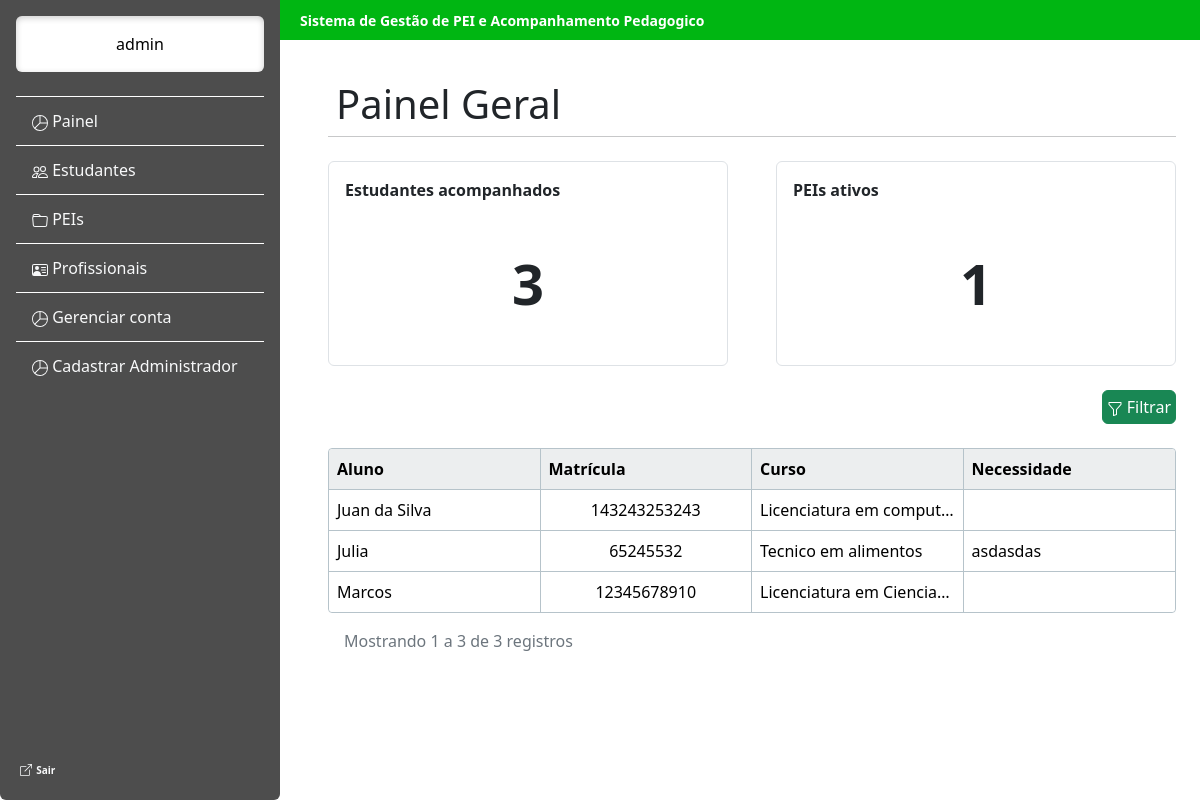
Screenshot of /estudante/painel_administrador/ (signed in) with the database file from the repository.
### estudante/models.py (models this page shows, shortened)
class Usuario(AbstractUser):
    cpf = models.CharField(max_length=255, unique=True)

class Estudante(models.Model):
    cpf = models.CharField(max_length=255, unique=True)
    matricula = models.CharField(max_length=255, primary_key=True)
    nome = models.CharField(max_length=255)
    data_de_nascimento = models.DateField()
    curso = models.CharField(max_length=255)
    periodo = models.IntegerField()
    turma = models.CharField(max_length=255)
    ingresso = models.DateField()
    nota = models.FloatField()
    telefone = models.CharField(max_length=255)
    email = models.EmailField(unique=True)
    pai = models.CharField(max_length=255)
    mae = models.CharField(max_length=255)
    telefone_responsavel = models.CharField(max_length=255)
    email_responsavel = models.CharField(max_length=255)

class Diagnostico(models.Model):
    laudo = models.CharField(max_length=255)
    texto = models.TextField()
    ano_diagnostico = models.IntegerField()
    atendimento_fora_da_escola = models.CharField()
    texto_atendimento = models.TextField()
    estudante = models.OneToOneField(Estudante,on_delete=models.CASCADE)

### estudante/views.py (the view)
# urls.py: path("painel_administrador/", views.painel_administrador, name="painel_administrador"),
@login_required(login_url="login1")
def painel_administrador(request):
    if request.method == "GET":
        estudantes = Estudante.objects.all().order_by("nome")
        paginas = Paginator(estudantes, 9)  # isso aqui faz a divisão da quantidade de estudantes em tabelas de 9 em 9, ou menos
        pagina = request.GET.get("page")  # isso aqui é para saber qual paginas entre, as divisões feitas, foi pedida pelo user
        estudantes = paginas.get_page(pagina)  # coloca os estudantes divididos na variavel estudante
        return render(request, "painel_administrador.html", {
            "total_estudantes": Estudante.objects.count(),
            "total_peis": PEI.objects.count(),
            "estudantes": estudantes})

### estudante/templates/painel_administrador.html (shortened to what this page needs)
<!doctype html>
<html lang="pt-BR">
<head>
    <link href="https://cdn.jsdelivr.net/npm/bootstrap@5.3.8/dist/css/bootstrap.min.css" rel="stylesheet">
</head>
<body class="d-flex">
    {% include 'barra_lateral.html' %}
    <main class="flex-grow-1 p-5">
        <div class="topbar fw-bold" style=" background-color: #00B612; color: #ffffff; font-size: 14px;">
            Sistema de Gestão de PEI e Acompanhamento Pedagogico
        </div>
        <br>
       <div class="display-6 p-2">
            Painel Geral
        </div>
        <hr class="w-100  m-0 p-0 border-dark">
        <br>
        <div class="d-flex flex-nowrap justify-content-center gap-5">
            <div class=" border rounded" style="width: 400px;">
                <div class="fw-bold pt-3 pe-0 pb-0 ps-3">
                    Estudantes acompanhados
                </div>
                <div class="display-4 d-flex fw-bold justify-content-center p-5">
                    {{ total_estudantes }}
                </div>
            </div>
            <div class=" border rounded" style="width: 400px;">
                <div class="fw-bold pt-3 pe-0 pb-0 ps-3">
                    PEIs ativos
                </div>
                <div class="display-4 d-flex fw-bold justify-content-center p-5">
                    {{ total_peis }}
                </div>
            </div>
        </div>
        <br>
        <div class="d-flex justify-content-end">
            <a class="btn btn-success p-1" href="{% url 'estudante_cadastrado' %}">
                Filtrar
            </a>
        </div>
        <br>
        <table class="table w-100 mb-0 tabela-customizada">
            <thead>
                <tr>
                    <th class="p-2">Aluno</th>
                    <th class="p-2">Matrícula</th>
                    <th class="p-2">Curso</th>
                    <th class="p-2">Necessidade</th>
                </tr>
            </thead>
            <tbody>
                {% for estudante in estudantes %}
                <tr>
                    <td class="p-2">{{ estudante.nome }}</td>
                    <td class="text-center p-2">{{ estudante.matricula }}</td>
                    <td class="p-2">{{ estudante.curso }}</td>
                    <td class="p-2">{{ estudante.diagnostico.texto}}</td>
                </tr>
                {% empty %}
                    <tr>
                        <td>
                            Nenhum estudante encontrado
                        </td>
                    </tr>
                {% endfor %}
            </tbody>
        </table>
        <div class="d-flex justify-content-between align-items-center p-3">
            <div class="text-secondary">
                Mostrando {{estudantes.start_index}} a {{estudantes.end_index}} de {{ estudantes.paginator.count }} registros
            </div>
    </main>
</body>
</html>

### estudante/templates/barra_lateral.html (shortened to what this page needs)
<!DOCTYPE html>
<html lang="pt-BR">
<head>
    <link href="https://cdn.jsdelivr.net/npm/bootstrap@5.3.8/dist/css/bootstrap.min.css" rel="stylesheet">
</head>
<body>
    <div class="barra-lateral d-flex flex-column flex-shrink-0 p-3 vh-100 rounded-bottom">
        <a class="nav-link text-center text-black rounded bg-white p-3" style="box-shadow: inset 0 2px 6px rgba(0,0,0,0.2);" > {{ request.user.first_name }} </a>
        <br>
        <ul class="barra-lateral-link nav nav-pills flex-column mb-auto">
            <li class="nav-item">
                <a href="/estudante/painel_administrador/#" class="nav-link link-light" aria-current="page">
                    <svg xmlns="http://www.w3.org/2000/svg" width="16" height="16" fill="currentColor" class="bi bi-pie-chart" viewBox="0 0 16 16">
                      <path d="M7.5 1.018a7 7 0 0 0-4.79 11.566L7.5 7.793zm1 0V7.5h6.482A7 7 0 0 0 8.5 1.018M14.982 8.5H8.207l-4.79 4.79A7 7 0 0 0 14.982 8.5M0 8a8 8 0 1 1 16 0A8 8 0 0 1 0 8"/>
                    </svg>
                    Painel
                </a>
            </li>
            <li>
                <a href="/estudante/gerenciar_estudante/#" class="nav-link link-light">
                    Estudantes
                </a>
            </li>
            <li>
                <a href="/estudante/gerenciar_pei/#" class="nav-link link-light">
                    PEIs
                </a>
            </li>
            <li>
                <a href="/estudante/gerenciar_funcionario/#" class="nav-link link-light">
                    Profissionais
                </a>
            </li>
            <li class="nav-item">
                <a href="{% url 'gerenciar_conta' %}" class="nav-link link-light" aria-current="page">
                    <svg xmlns="http://www.w3.org/2000/svg" width="16" height="16" fill="currentColor" class="bi bi-pie-chart" viewBox="0 0 16 16">
                      <path d="M7.5 1.018a7 7 0 0 0-4.79 11.566L7.5 7.793zm1 0V7.5h6.482A7 7 0 0 0 8.5 1.018M14.982 8.5H8.207l-4.79 4.79A7 7 0 0 0 14.982 8.5M0 8a8 8 0 1 1 16 0A8 8 0 0 1 0 8"/>
                    </svg>
                    Gerenciar conta
                </a>
            </li>
            <li class="nav-item">
                <a href="{% url 'cadastro_sistema' %}" class="nav-link link-light" aria-current="page">
                    <svg xmlns="http://www.w3.org/2000/svg" width="16" height="16" fill="currentColor" class="bi bi-pie-chart" viewBox="0 0 16 16">
                      <path d="M7.5 1.018a7 7 0 0 0-4.79 11.566L7.5 7.793zm1 0V7.5h6.482A7 7 0 0 0 8.5 1.018M14.982 8.5H8.207l-4.79 4.79A7 7 0 0 0 14.982 8.5M0 8a8 8 0 1 1 16 0A8 8 0 0 1 0 8"/>
                    </svg>
                    Cadastrar Administrador
                </a>
            </li>
        </ul>
        <div class="mt-auto">
            <a href="{% url 'sair' %}" class="nav-link link-light p-1">
                <strong class="txt-ot"> Sair </strong>
            </a>
        </div>
    </div>
</body>
</html>

### estudante/templates/barra_lateral.html (style rules this page uses)
.txt-ot { font-size: 10px; }
main { margin-left: 280px; padding: 20px; }
.barra-lateral { position: fixed; top: 0; left: 0; width: 280px; height: 100vh; background-color: #4D4D4D; color: white; }
.barra-lateral-link .nav-link { color: white; border-top: 1px solid white; border-radius: 0; padding: 12px 16px; }
.topbar { position: fixed; top: 0; left: 280px; right: 0; height: 40px; background: #00B612; color: white; display: flex; align-items: center; padding: 0 20px; z-index: 1000; }
.tabela-customizada { width:100%; table-layout:fixed; border-collapse:separate; border-spacing:0; border: 1px solid #B6C3CA; border-radius:4px; }
.tabela-customizada td, .tabela-customizada th { border-right: 1px solid #B6C3CA; vertical-align:middle; white-space:nowrap; overflow:hidden; text-overflow:ellipsis; }
.tabela-customizada thead th { background:#ECEEEF; border-right: 1px solid #B6C3CA; border-bottom: 1px solid #B6C3CA; font-weight:600; }
.tabela-customizada thead th:first-child { border-top-left-radius:4px; }
.tabela-customizada thead th:last-child { border-top-right-radius:4px; }
.tabela-customizada tbody tr:last-child td:first-child { border-bottom-left-radius:4px; }
.tabela-customizada tbody tr:last-child td:last-child { border-bottom-right-radius:4px; }
.tabela-customizada th:last-child, .tabela-customizada td:last-child { border-right: none; }
.tabela-customizada tbody tr:last-child td { border-bottom: none; }

### rows the page displays
Usuario: user.first_name "admin"
Estudante: nome "Juan da Silva", matricula "143243253243", curso "Licenciatura em comput…"
Estudante: nome "Julia", matricula "65245532", curso "Tecnico em alimentos", diagnostico.texto "asdasdas"
Estudante: nome "Marcos", matricula "12345678910", curso "Licenciatura em Ciencia…"

### other values shown
{{ total_estudantes }} "3"
{{ total_peis }} "1"
{{ estudantes.start_index }} "1"
{{ estudantes.end_index }} "3"
{{ estudantes.paginator.count }} "3"
